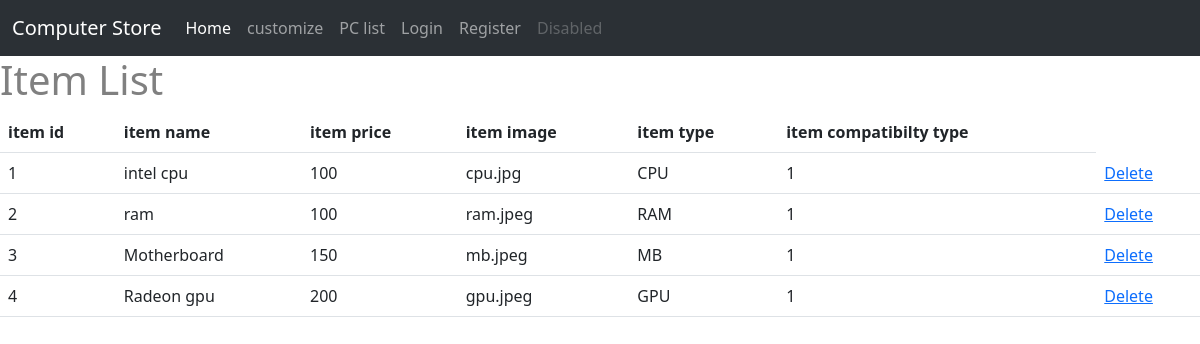
Page /displayItem on the committed database.
### ltt/models.py (models this page shows, shortened)
class Item(db.Model):
    __tablename__ = 'item'
    id = db.Column(db.Integer,primary_key = True)
    item_name = db.Column(db.String(20))
    item_price = db.Column(db.Integer)
    item_image = db.Column(db.String(20), default = "default.jpg")
    item_type = db.Column(db.String(20))
    item_c = db.Column(db.Integer)
    comments = db.relationship("Comment",backref ="item")
    rate_count = db.Column(db.Integer, default = 0)
    rate_acc = db.Column(db.Integer,default = 0)

### ltt/view.py (the view)
@view.route('/displayItem')   #page for staff to view item
def displayItem():
    items = Item.query.all()
    return render_template('displayItem.html', items = items)

### ltt/templates/displayItem.html (shortened to what this page needs)
{% extends "base.html" %}
{% block contend %}
<h1>Item List</h1>
<table class = "table table-hover">
    <thead>
        <tr>
            <th scope="col"> item id</th>
            <th scope="col">item name </th>
            <th scope="col"> item price</th>
            <th scope="col">item image </th>
            <th scope="col">item type </th>
            <th scope="col">item compatibilty type </th>
        </tr>
    </thead>
    <tbody>
        {% for item in items %}
        <tr>
            <td>{{item.id}}</td>
            <td>{{item.item_name}}</td>
            <td>{{item.item_price}}</td>
            <td>{{item.item_image}}</td>
            <td>{{item.item_type}}</td>
            <td>{{item.item_c}}</td>
            <td>
                <a href="/delete/{{item.id}}">Delete</a>
            </td>
        </tr>
        {% endfor %}
    </tbody>
</table>
{% endblock %}

### ltt/templates/base.html (shortened to what this page needs)
<!DOCTYPE html>
<html>
    <head>
        <link href="https://cdn.jsdelivr.net/npm/bootstrap@5.3.0-alpha3/dist/css/bootstrap.min.css" rel="stylesheet">
        <link rel="stylesheet" type="text/css" href="{{ url_for('static', filename='main.css') }}">
    </head>
    <body>
        <nav class="navbar navbar-expand-lg bg-body-tertiary bg-dark"  data-bs-theme="dark">
            <div class="container-fluid">
              <a class="navbar-brand" href="#">Computer Store</a>
              <div class="collapse navbar-collapse" id="navbarNavAltMarkup">
                <div class="navbar-nav">
                  <a class="nav-link active" aria-current="page" href="/home">Home</a>
                  <a class="nav-link" href="/customize">customize</a>
                  <a class="nav-link" href="/prebulid">PC list</a>
                  {%if current_user.is_active == False%}
                    <a class="nav-link" href="/login">Login</a>
                    <a class="nav-link" href="/register">Register</a>
                  {%endif%}
                  <a class="nav-link disabled">Disabled</a>
                </div>
              </div>
            </div>
        </nav>
        {% block contend %}
        {%endblock%}
    </body>
</html>

### ltt/static/main.css (style rules this page uses)
* { box-sizing: border-box; }
body { color: grey; }

### rows in the picture
Item: id "1", item_name "intel cpu", item_price "100", item_image "cpu.jpg", item_type "CPU", item_c "1"
Item: id "2", item_name "ram", item_price "100", item_image "ram.jpeg", item_type "RAM", item_c "1"
Item: id "3", item_name "Motherboard", item_price "150", item_image "mb.jpeg", item_type "MB", item_c "1"
Item: id "4", item_name "Radeon gpu", item_price "200", item_image "gpu.jpeg", item_type "GPU", item_c "1"
